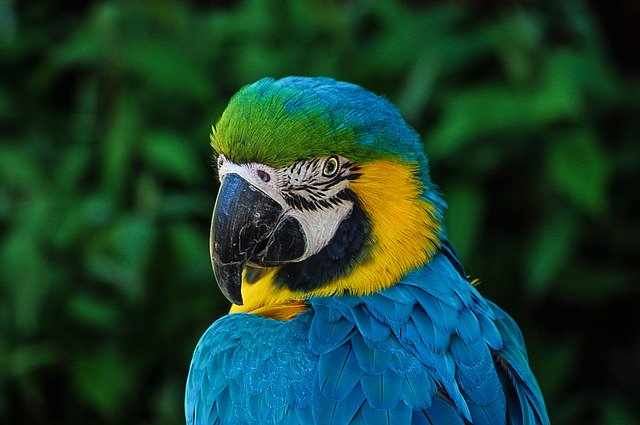
#> input picture parrot.jpg, 640 x 425 px, found by its file name
$ jupyter execute OpenCV_NoisyImage.ipynb
#> lines starting #> are read from the running program, lines starting #| are printed output that depends on the picture; after the words box and inside, x2 and y2 are one past the last pixel; in counts of white or black regions, pixels touching at a corner belong together
[cell 1]
import cv2
import random

[cell 2]
def noise_black_white(image):
    # Get the dimensions of Image
    row, col = image.shape
    num_of_pixels = random.randint(1500, 20000)
    for i in range(num_of_pixels):
        # pick random y-coordinate
        y_coordinate = random.randint(0, row - 1)
        # pick random x-coordinate
        x_coordinate = random.randint(0, col - 1)
        image[y_coordinate][x_coordinate] = 255
    for i in range(num_of_pixels):
        # pick random y-coordinate
        y_coordinate = random.randint(0, row - 1)
        # pick random x-coordinate
        x_coordinate = random.randint(0, col - 1)
        image[y_coordinate][x_coordinate] = 0
    return image

[cell 3]
image = cv2.imread("C:\\Users\\SHYAM\\Downloads\\parrot.jpg", cv2.IMREAD_GRAYSCALE)
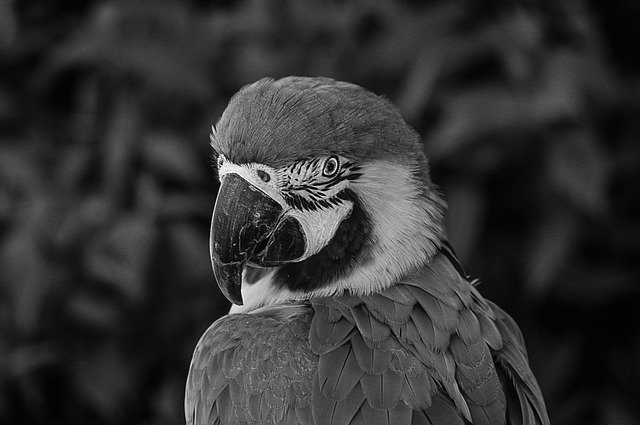
#> image: shape (425, 640); min 0, max 255, mean 50.8

[cell 4]
cv2.imshow('Original Image', image)
cv2.imshow('Noisy Image',noise_black_white(image))
#> after the loop in noise_black_white, `for i in range(num_of_pixels):`:
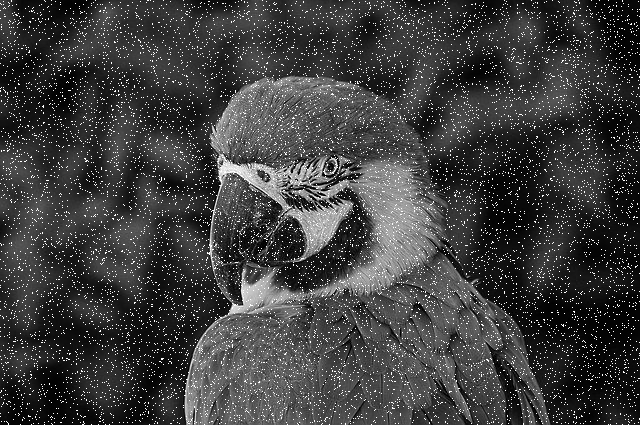
#> image: shape (425, 640); 5.06% of pixels changed, all inside (x1, y1, x2, y2) = (0, 0, 640, 425)
#> after the loop in noise_black_white, `for i in range(num_of_pixels):`:
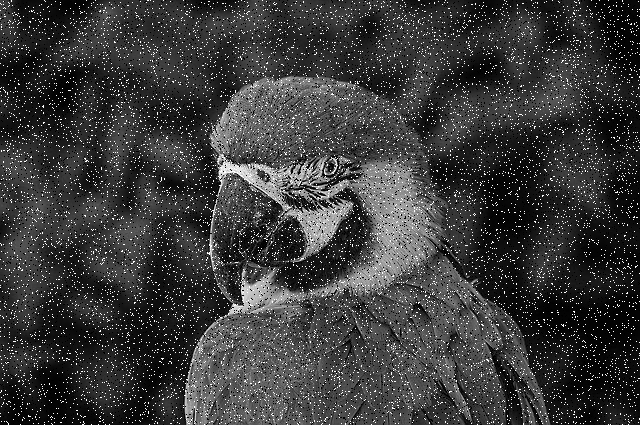
#> image: shape (425, 640); 5.06% of pixels changed, all inside (x1, y1, x2, y2) = (0, 0, 640, 425)

cv2.imwrite("E:/OpenCV/noisy_image.jpg",noise_black_white(image))
#> after the loop in noise_black_white (call 2), `for i in range(num_of_pixels):`:
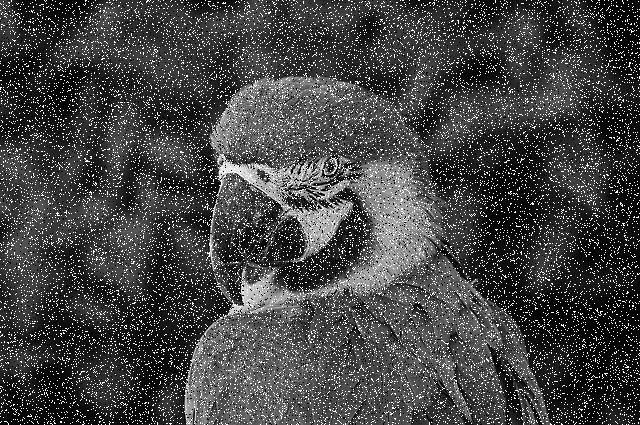
#> image: shape (425, 640); 5.19% of pixels changed, all inside (x1, y1, x2, y2) = (0, 0, 640, 425)
#> after the loop in noise_black_white (call 2), `for i in range(num_of_pixels):`:
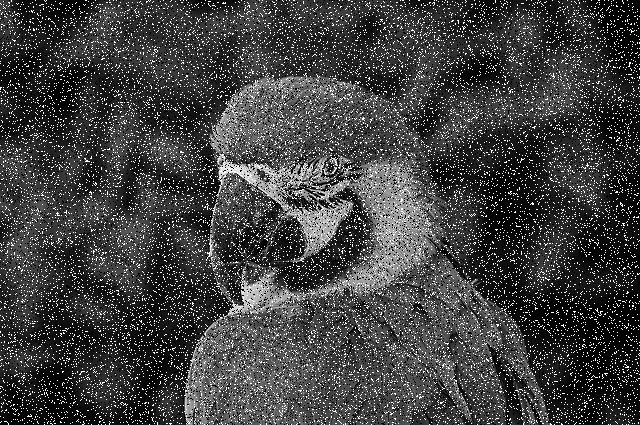
#> image: shape (425, 640); 5.19% of pixels changed, all inside (x1, y1, x2, y2) = (0, 0, 640, 425)

# press any key with 0 wait time
cv2.waitKey(0)
# Close all imageframe
cv2.destroyAllWindows()

[cell 5]
# Median Blur
m_blur = cv2.medianBlur(image, 3)

# Gaussian Blur, sigmaX(stdDev)= 1
g_blur = cv2.GaussianBlur(image, (7,7), 1)
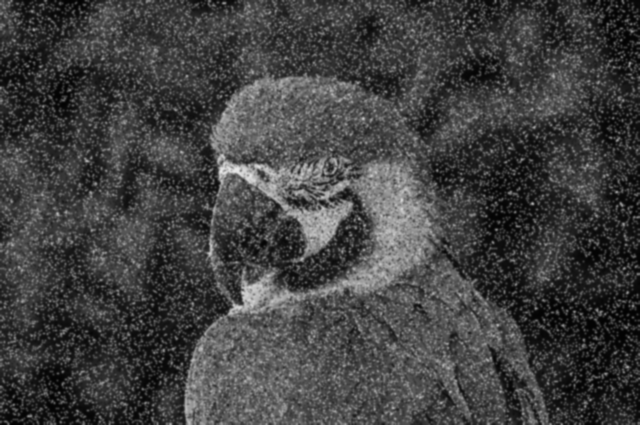
#> g_blur: shape (425, 640); min 2, max 232, mean 65

cv2.imshow('Original', image)
cv2.imshow('median', m_blur)
cv2.imshow('gaussian', g_blur)


# press any key with 0 wait time
cv2.waitKey(0)
# Close all imageframe
cv2.destroyAllWindows()
